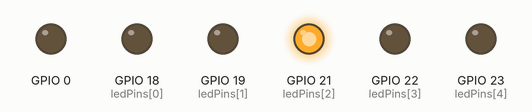
Recording of a sketch running on a simulated ESP32. Shown: output pins drawn as LEDs (lit = HIGH). Random numbers use the default seed unless the sketch sets one.

Above: at 0.1 s.
At 1.1 s:
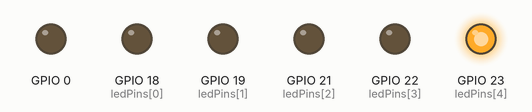
At 4.1 s:
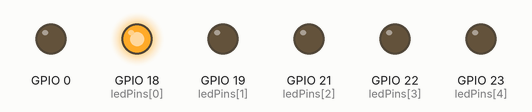
At 7.6 s:
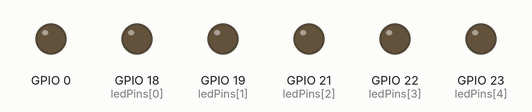
At 15.1 s:
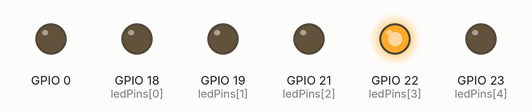
Timing chart, 0 to 15.5 s (numbered marks = the images above):
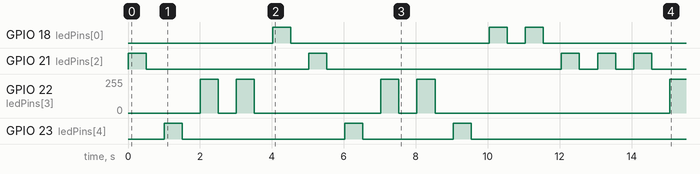

Measured:
- by itself, GPIO 18 (ledPins[0]): goes HIGH 0.50 s, LOW 5.5 s, HIGH 0.50 s, LOW 0.50 s, HIGH 0.50 s, then LOW
- by itself, GPIO 21 (ledPins[2]): LOW → HIGH at 0.00 s, → LOW 0.50 s later, → HIGH 4.5 s later, → LOW 0.50 s later, … (10 changes in this stretch)
- by itself, GPIO 23 (ledPins[4]): goes HIGH 0.50 s, LOW 4.5 s, HIGH 0.50 s, LOW 2.5 s, HIGH 0.50 s, then LOW
- by itself, GPIO 22 (ledPins[3]): 0/255 → 255/255 at 2.0 s, → 0/255 0.50 s later, → 255/255 0.50 s later, → 0/255 0.50 s later, … (9 changes in this stretch)

The sketch:

random-LED.ino
```cpp
int ledPins[] = {18, 19, 21, 22, 23}; // led pins

void setup()
{
  for (int i = 0; i <= 5; i++)
  ledcAttach(ledPins[i], 5000, 8);
}

void loop() {
  int led = random(5); // pick random led
  for(int fade = 0; fade <= 255; fade++)
  {
     ledcWrite(ledPins[led], fade) ;
  }
  delay(500);
 for(int fade = 255; fade >= 0; fade--)
  {
     ledcWrite(ledPins[led], fade) ;
  }
delay(500);
}
```
